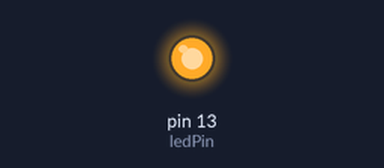
A sketch run on a simulated Arduino Uno, built with avr-gcc and run on an emulated ATmega328P. Shown: output pins drawn as LEDs (lit = HIGH).

Above: at 0.15 s.
At 35.0 s:
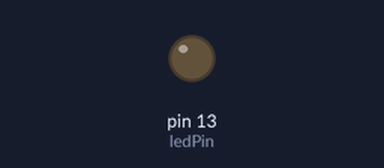
Timing chart, 0 to 35.4 s (numbered marks = the images above):
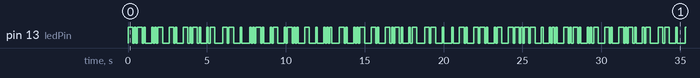

Measured:
- by itself, pin 13 (ledPin): moves between LOW and HIGH, repeating every 27.2 s
- by itself, everything shown: repeats every 27.2 s, in 130 steps

The sketch:

Encargo04.ino
```cpp
int ledPin = 13;
int tiempoPunto = 100;
int tiempoRaya = 300;
int separador = 100;
int finCaracter = 300;
int espacio = 100;


void setup() {
 pinMode(ledPin, OUTPUT);
 Serial.begin(9600);

}

void loop() {
  raya();
  punto();
  fraseMorse();
}
void punto(){
  digitalWrite(ledPin, HIGH);
  delay(tiempoPunto);
  digitalWrite(ledPin, LOW);
  delay(separador);
}
void raya(){
  digitalWrite(ledPin, HIGH);
  delay(tiempoRaya);
  digitalWrite(ledPin, LOW);
  delay(separador);
}
void fraseMorse() {
  raya(); punto();//n
  delay(finCaracter);
  punto(); punto(); raya();//u
  delay(finCaracter);
  raya(); punto();//n
  delay(finCaracter);
  raya();punto(); raya(); punto();//c
  delay(finCaracter);
  punto(), raya();//a
  delay(finCaracter);
  delay(espacio);
  raya(); raya();//m
  delay(finCaracter);
  punto();//e
  delay(finCaracter);
  delay(espacio);
  punto(); punto(); raya(); punto();//f
  delay(finCaracter);
  punto(), raya();//a
  delay(finCaracter);
  punto(); raya(); punto();punto();//l
  delay(finCaracter);
  raya();//t
  delay(finCaracter);
  punto();//e
  delay(finCaracter);
  punto();punto();punto();//s
  delay(finCaracter);
  delay(espacio);
  raya(); punto();//n
  delay(finCaracter);
  punto(); punto(); raya();//u
  delay(finCaracter);
  raya(); punto();//n
  delay(finCaracter);
  raya();punto(); raya(); punto();//c
  delay(finCaracter);
  punto(), raya();//a
  delay(finCaracter);
  delay(espacio);
  raya(); raya();//m
  delay(finCaracter);
  punto();//e
  delay(finCaracter);
  delay(espacio);
  punto();//e
  delay(finCaracter);
  raya();punto();//n
  delay(finCaracter);
  raya();raya();punto();//g
  delay(finCaracter);
  punto();raya();//a
  delay(finCaracter);
  raya();raya();punto();raya();raya();//ñ
  delay(finCaracter);
  punto();//e
  delay(finCaracter);
  punto();punto();punto();
  delay(finCaracter);
}
```
